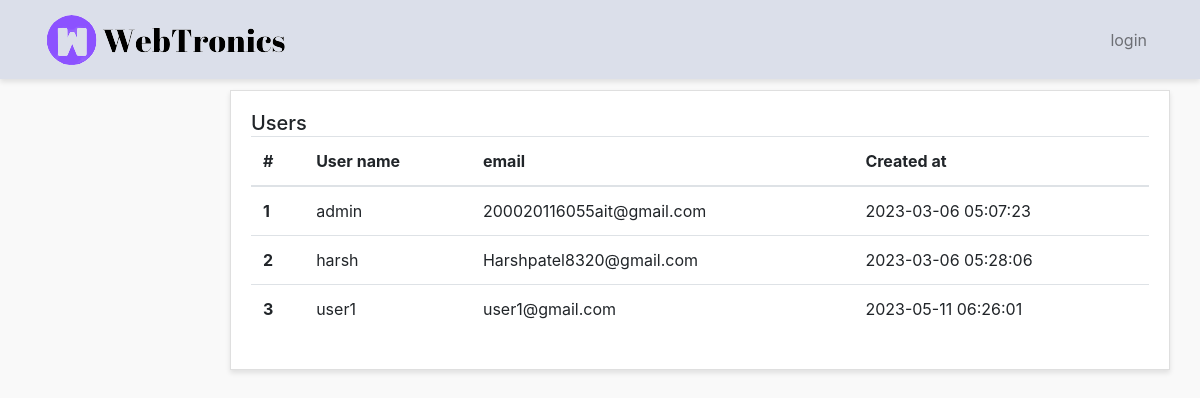
The page /project/admin-panel/admins/Users.php on the database its author committed.
### tables this page shows
CREATE TABLE `users` (
  `id` int(11) NOT NULL,
  `username` varchar(200) NOT NULL,
  `email` varchar(200) NOT NULL,
  `mypassword` varchar(200) NOT NULL,
  `created_at` timestamp NOT NULL DEFAULT current_timestamp()
);

### project/admin-panel/admins/Users.php (the view)
<?php require( "../layouts/header.php");?>
<?php require( "../../config/config.php");?>
<?php
   $select = $conn->query("SELECT * FROM users");
   $select->execute();
   $users = $select->fetchAll(PDO::FETCH_OBJ);
?>
      <div class="row">
        <div class="col">
          <div class="card">
            <div class="card-body">
              <h5 class="card-title mb-4 d-inline">Users</h5>
               <table class="table">
                <thead>
                  <tr>
                    <th scope="col">#</th>
                    <th scope="col">User name</th>
                    <th scope="col">email</th>
                    <th scope="col">Created at</th>
                  </tr>
                </thead>
                <tbody>
                  <?php foreach($users as $user): ?>
                  <tr>
                    <th scope="row"><?php echo $user->id; ?></th>
                    <td><?php echo $user->username; ?></td>
                    <td><?php echo $user->email; ?></td>
                    <td><?php echo $user->created_at; ?></td>
                  </tr>
                  <?php endforeach; ?>
                </tbody>
              </table>
            </div>
          </div>
        </div>
      </div>
<?php require( "../layouts/footer.php");?>

### project/admin-panel/styles/style.css (style rules this page uses)
body { background:#f9f9f9; }
.card { margin-bottom: 15px; border-radius:0; box-shadow: 0 3px 5px rgba(0,0,0,.1); }

### rows shown on the page
users: id "1", username "admin", email "200020116055ait@gmail.com", created_at "2023-03-06 05:07:23"
users: id "2", username "harsh", email "Harshpatel8320@gmail.com", created_at "2023-03-06 05:28:06"
users: id "3", username "user1", email "user1@gmail.com", created_at "2023-05-11 06:26:01"
